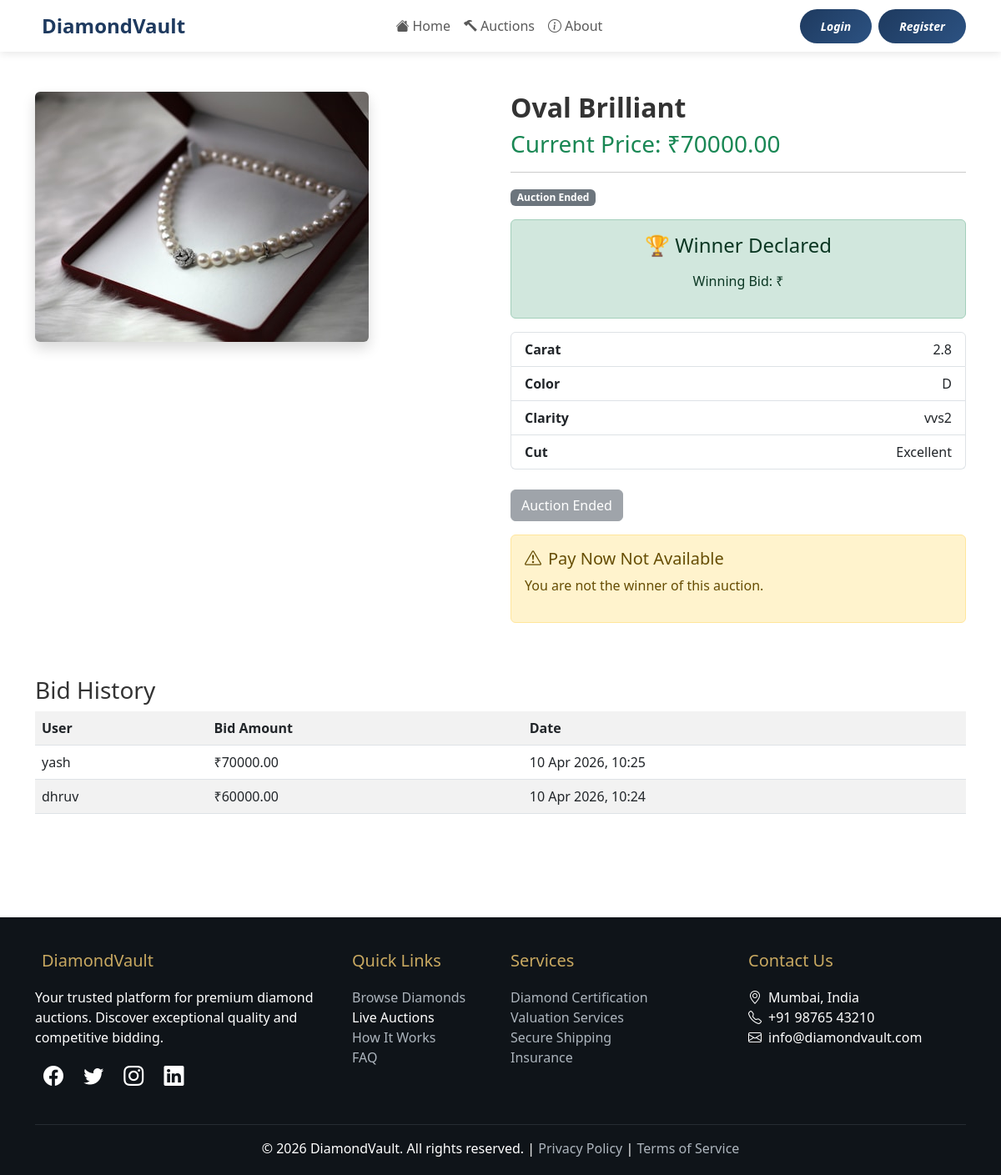
The page /diamond/6/ on the database its author committed.
### auction/models.py (models this page shows, shortened)
class Diamond(models.Model):
    name = models.CharField(max_length=100)
    carat = models.FloatField()
    color = models.CharField(max_length=10)
    clarity = models.CharField(max_length=10)
    cut = models.CharField(max_length=10)
    base_price = models.DecimalField(max_digits=10, decimal_places=2)
    image = models.ImageField(upload_to='diamonds/', null=True, blank=True)
    def current_price(self):
        highest_bid = self.bids.first()
        return highest_bid.amount if highest_bid else self.base_price

class Bid(models.Model):
    user = models.ForeignKey(User, on_delete=models.CASCADE, related_name='bids')
    diamond = models.ForeignKey(Diamond, on_delete=models.CASCADE, related_name='bids')
    amount = models.DecimalField(max_digits=10, decimal_places=2)
    timestamp = models.DateTimeField(auto_now_add=True)
    class Meta:
        ordering = ['-amount']  # highest bid first

### auction/views.py (the view)
# urls.py: path('diamond/<int:id>/', views.diamond_detail, name='diamond_detail'),
def diamond_detail(request, id):
    diamond = get_object_or_404(Diamond, id=id)
    auction = Auction.objects.filter(diamond=diamond).first()
    if auction:
        auction.check_and_close()
    bids = Bid.objects.filter(diamond=diamond).order_by('-amount')
    is_active = auction.is_active() if auction else False
    winner = None
    if auction and not is_active:
        winner = auction.winner
    return render(request, 'diamond_detail.html', {
        'diamond': diamond,
        'auction': auction,
        'bids': bids,
        'is_active': is_active,
        'winner': winner
    })

### auction/models.py (called while the page is built)
    def is_active(self):
        now = timezone.now()
        return self.status == 'active' and self.start_time <= now and self.end_time > now

    def check_and_close(self):
        if self.end_time <= timezone.now() and self.status == 'active':
            highest_bid = self.diamond.bids.order_by('-amount').first()
            print(f"DEBUG: Auction {self.id} - Highest bid: {highest_bid}")
            if highest_bid:
                print(f"DEBUG: Assigning winner: {highest_bid.user}")
                self.winner = highest_bid.user
                self.winning_bid = highest_bid.amount
            self.status = 'ended'
            self.save()
            self.refresh_from_db()
            print(f"DEBUG: Saved winner: {self.winner}")
            print(f"DEBUG: Winner user after save: {self.winner.user if self.winner else None}")
            print(f"DEBUG: Winner user ID: {self.winner.user.id if self.winner else None}")

### templates/diamond_detail.html (shortened to what this page needs)
{% extends 'base.html' %}
{% block content %}
<div class="container py-5">
<div class="row">
<div class="col-md-6">
    {% if diamond.image %}
        <img src="{{ diamond.image.url }}" class="img-fluid rounded shadow">
    {% else %}
        <img src="https://via.placeholder.com/400" class="img-fluid rounded shadow">
    {% endif %}
</div>
<div class="col-md-6">
<h2 class="fw-bold">{{ diamond.name }}</h2>
<h3 class="text-success">
    Current Price: ₹{{ diamond.current_price }}
</h3>
<hr>
{% if auction %}
    {% if is_active %}
        <span class="badge bg-success">Live Auction</span>
        <p><strong>Auction Ends In:</strong></p>
        <h5 id="countdown"></h5>
    {% else %}
        <span class="badge bg-secondary">Auction Ended</span>
        {% if winner %}
            <div class="alert alert-success mt-3 text-center">
                <h4>🏆 Winner Declared</h4>
                <p>Winning Bid: ₹{{ winner.amount }}</p>
            </div>
        {% endif %}
    {% endif %}
{% else %}
    <span class="badge bg-warning">No Auction Available</span>
{% endif %}
<ul class="list-group mb-4 mt-3">
<li class="list-group-item d-flex justify-content-between">
<strong>Carat</strong><span>{{ diamond.carat }}</span>
</li>
<li class="list-group-item d-flex justify-content-between">
<strong>Color</strong><span>{{ diamond.color }}</span>
</li>
<li class="list-group-item d-flex justify-content-between">
<strong>Clarity</strong><span>{{ diamond.clarity }}</span>
</li>
<li class="list-group-item d-flex justify-content-between">
<strong>Cut</strong><span>{{ diamond.cut }}</span>
</li>
</ul>
{% if auction %}
    {% if is_active %}
        {% if user.is_authenticated %}
            <a href="{% url 'place_bid' diamond.id %}" class="btn btn-success">
                Place Bid
            </a>
        {% else %}
            <a href="{% url 'login' %}" class="btn btn-warning">
                Login to Bid
            </a>
        {% endif %}
    {% else %}
        <button class="btn btn-secondary" disabled>
            Auction Ended
        </button>
    {% endif %}
{% endif %}
{% if winner and user == winner %}
    <div class="alert alert-success mt-3">
        <h5><i class="bi bi-trophy me-2"></i>Congratulations!</h5>
        <p>You have won this auction for {{ auction.winning_bid|default:auction.diamond.base_price }}!</p>
        <a href="{% url 'payment' auction.id %}" class="btn btn-primary mt-3">
            <i class="bi bi-credit-card me-2"></i>Pay Now
        </a>
    </div>
{% else %}
    <div class="alert alert-warning mt-3">
        <h5><i class="bi bi-exclamation-triangle me-2"></i>Pay Now Not Available</h5>
        <p>You are not the winner of this auction.</p>
    </div>
{% endif %}
</div>
</div>
<h3 class="mt-5">Bid History</h3>
<table class="table table-striped">
<tr>
<th>User</th>
<th>Bid Amount</th>
<th>Date</th>
</tr>
{% for bid in bids %}
<tr>
<td>{{ bid.user.username }}</td>
<td>₹{{ bid.amount }}</td>
<td>{{ bid.timestamp|date:"d M Y, H:i" }}</td>
</tr>
{% empty %}
<tr>
<td colspan="3">No bids yet</td>
</tr>
{% endfor %}
</table>
</div>
{% endblock %}

### templates/base.html (style rules this page uses)
:root { --primary-color: #1e3a5f; --secondary-color: #c9a961; --accent-color: #ff6b6b; --dark-bg: #0f1419; --light-bg: #f8f9fa; }
body { font-family: 'Segoe UI', Tahoma, Geneva, Verdana, sans-serif; color: #333; }

### rows shown on the page
Diamond: image (picture), name "Oval Brilliant", current_price "70000.00", carat "2.8", color "D", clarity "vvs2", cut "Excellent"
Bid: user.username "yash", amount "70000.00", timestamp "10 Apr 2026, 10:25"
Bid: user.username "dhruv", amount "60000.00", timestamp "10 Apr 2026, 10:24"
